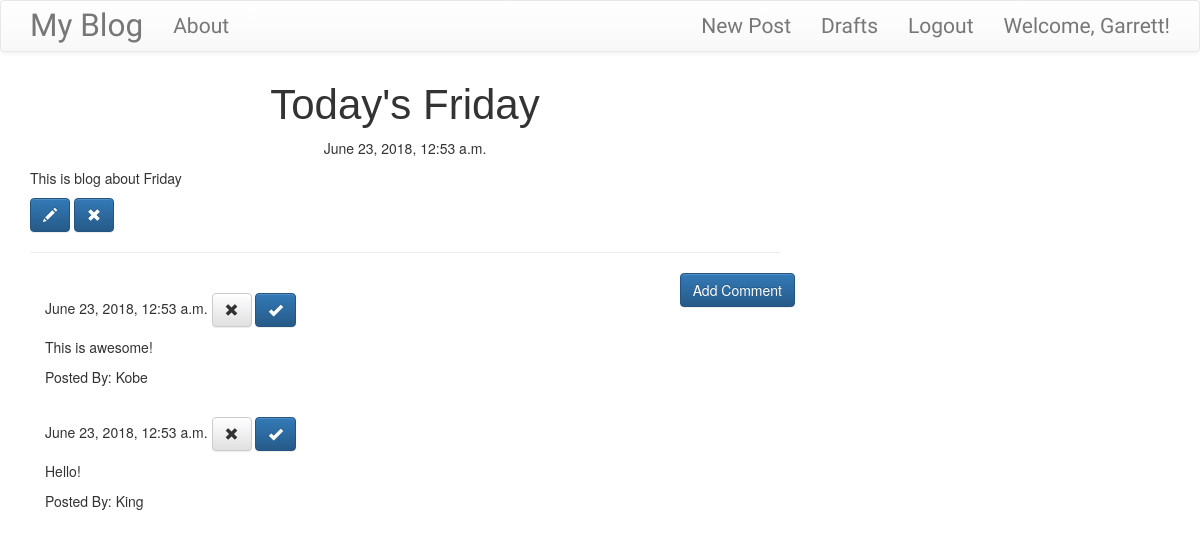
Screenshot of /post/6 (signed in) with the database file from the repository.
### blog/models.py (models this page shows, shortened)
class Post(models.Model):
    author = models.ForeignKey("auth.User", on_delete=models.CASCADE)
    title = models.CharField(max_length=200)
    text = models.TextField()
    created_date = models.DateTimeField(default=timezone.now)
    published_date = models.DateTimeField(blank=True, null=True)

class Comment(models.Model):
    post = models.ForeignKey('blog.Post', related_name='comments', on_delete=models.CASCADE)
    author = models.CharField(max_length=200)
    text = models.TextField()
    created_date = models.DateTimeField(default=timezone.now())
    approved_comment = models.BooleanField(default=False)

### blog/views.py (the view)
# urls.py: url(r'^post/(?P<pk>\d+)$', views.PostDetailView.as_view(), name='post_detail'),
class PostDetailView(DetailView):
    model = Post

### blog/templates/blog/post_detail.html
{% extends "blog/base.html" %}
{% block content %}
  <h1 class ="posttitle loader">{{post.title}}</h1>
  {% if post.published_date %}
    <div class="date postdate">
      {{post.published_date}}
    </div>
  {% else %}
    <a class ="btn btn-default" href="{% url 'post_publish' pk=post.pk %}">Publish</a>
  {% endif %}
  <p class ="postcontent">{{post.text|safe|linebreaksbr}}</p>
  {% if user.is_authenticated%}
    <a class ="btn btn-primary" href ="{% url 'post_edit' pk=post.pk %}">
      <span class ="glyphicon glyphicon-pencil"></span>
    </a>
    <a class ="btn btn-primary" href ="{% url 'post_remove' pk=post.pk %}">
      <span class ="glyphicon glyphicon-remove"></span>
    </a>
  {% endif %}
  <hr>
  <a class ="btn btn-primary btn-comment" href ="{% url 'add_comment_to_post' pk=post.pk %}">Add Comment</a>
  <div class="container">
    {% for comment in post.comments.all %}
    <br />
      {% if user.is_authenticated or comment.approved_comment %}
        {{comment.created_date}}
        {% if not comment.approved_comment %}
          <a class ="btn btn-default" href ="{% url 'comment_remove' pk=comment.pk %}">
            <span class ="glyphicon glyphicon-remove"></span>
          </a>
          <a class ="btn btn-primary" href ="{% url 'comment_approve' pk=comment.pk %}">
            <span class ="glyphicon glyphicon-ok"></span>
          </a>
        {% endif %}
        <p>{{comment.text|safe|linebreaks}}</p>
        <p>Posted By: {{comment.author}}</p>
      {% endif %}
      {% empty %}
      <p>No Comments!</p>
    {% endfor %}
  </div>
{% endblock%}

### blog/templates/blog/base.html (shortened to what this page needs)
<!DOCTYPE html>
{% load staticfiles %}
<html lang="en" dir="ltr">
  <head>
    <link rel="stylesheet" href="https://maxcdn.bootstrapcdn.com/bootstrap/3.3.7/css/bootstrap.min.css">
    <link rel="stylesheet" href="https://maxcdn.bootstrapcdn.com/bootstrap/3.3.7/css/bootstrap-theme.min.css">
    <link rel="stylesheet" href="//cdn.jsdelivr.net/medium-editor/latest/css/medium-editor.min.css" type="text/css" media="screen" charset="utf-8">
    <link rel="stylesheet" href="{% static 'css/style.css' %}">
  </head>
  <body class ="loader">
    <nav class="navbar navbar-default techfont custom-navbar">
      <div class="container">
        <ul class ="nav navbar-nav">
          <li><a class ="navbar-brand bigbrand" href ="{% url 'post_list' %}">My Blog</a></li>
          <li><a href ="{% url 'about' %}">About</a></li>
        </ul>
        <ul class ="nav navbar-nav navbar-right">
          {% if user.is_authenticated%}
            <li>
              <a href ="{% url 'post_new'%}">New Post</a>
            </li>
            <li>
              <a href ="{% url 'post_draft_list'%}">Drafts</a>
            </li>
            <li>
              <a href ="{% url 'logout'%}">Logout</a>
            </li>
            <li>
              <a>Welcome, {{user.username}}!</a>
            </li>
            {% else %}
            <li><a class="nav navbar-right" href ="{% url 'login' %}"><span class="glyphicon glyphicon-user"></span></a></li>
          {% endif %}
        </ul>
      </div>
    </nav>
    <div class="content container">
      <div class="row">
        <div class="col-md-8">
          <div class="blog_posts">
            {% block content %}
            {% endblock %}
          </div>
        </div>
      </div>
    </div>
  </body>
</html>

### blog/static/css/style.css (style rules this page uses)
.techfont { font-family: 'Ubuntu', sans-serif; font-size: 1.5em; margin-bottom: 10px; }
.bigbrand { font-size: 1.5em; }
.loader { filter:hue-rotate(0deg); color: linear-gradient(45deg,#0f8,#08f); animation:hue 5000ms infinite linear; }
.postdate { text-align: center; }
.posttitle { font-family: 'Russo One', sans-serif; font-size: 3em; text-align: center; }
.postcontent { font-family: 'Monteserrat'; font-size: 1.5em; }
.btn-comment { position: absolute; right: 0px; }

### rows the page displays
Post: title "Today's Friday", published_date "June 23, 2018, 12:53 a.m.", text "This is blog about Friday"
Comment: created_date "June 23, 2018, 12:53 a.m.", approved_comment False (drawn), text "This is awesome!", author "Kobe"
Comment: created_date "June 23, 2018, 12:53 a.m.", approved_comment False (drawn), text "Hello!", author "King"

### other values shown
{{ user.username }} "Garrett"
